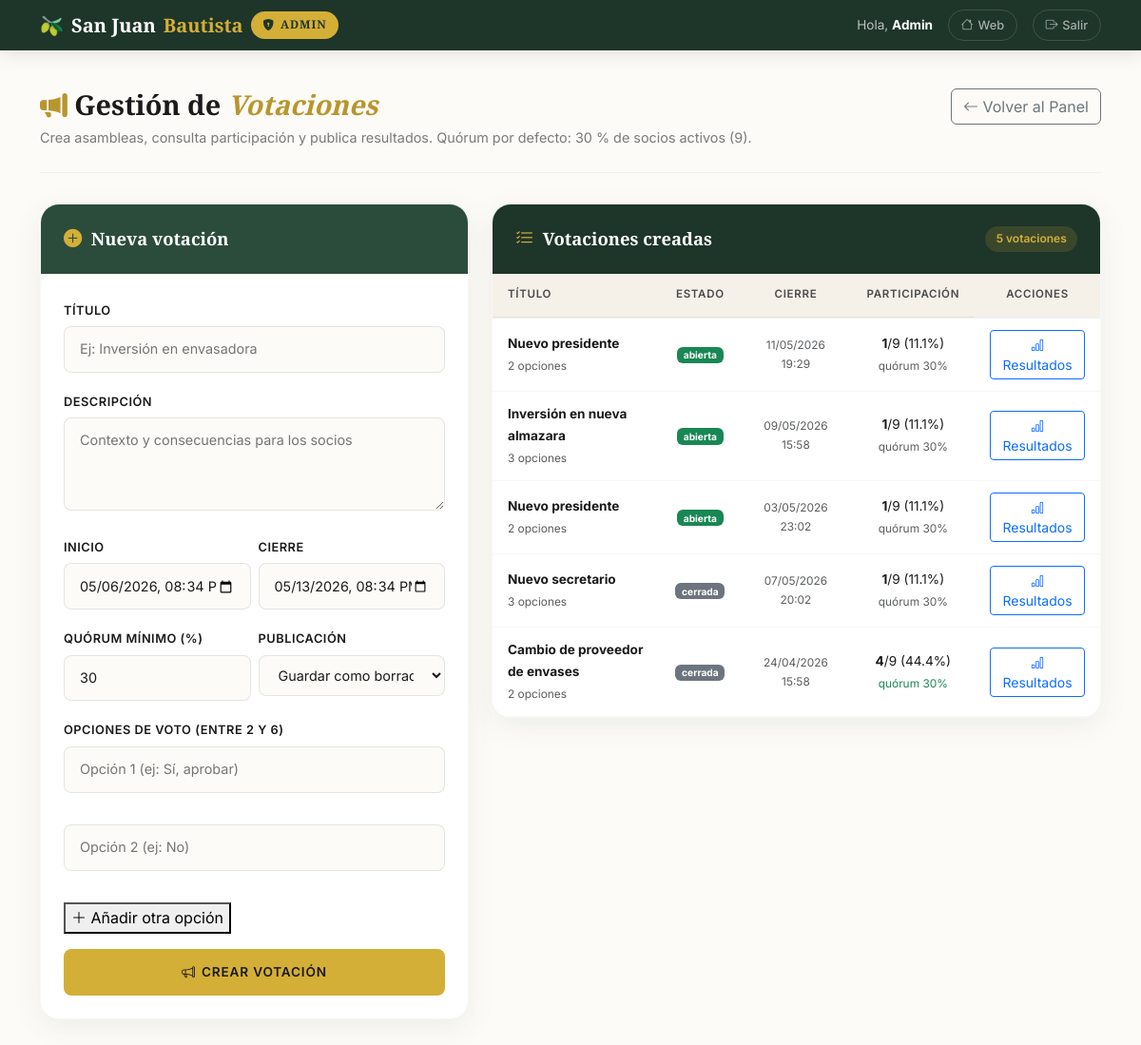
Page /admin/votaciones.php (signed in) on the committed database.
### tables this page shows
CREATE TABLE `votaciones` (
  `id` int(10) unsigned NOT NULL AUTO_INCREMENT,
  `titulo` varchar(150) NOT NULL,
  `descripcion` text DEFAULT NULL,
  `fecha_inicio` datetime NOT NULL,
  `fecha_fin` datetime NOT NULL,
  `estado` enum('borrador','abierta','cerrada') NOT NULL DEFAULT 'borrador' COMMENT 'borrador=admin la prepara · abierta=socios pueden votar · cerrada=resultados visibles',
  `quorum_minimo` tinyint(3) unsigned NOT NULL DEFAULT 30 COMMENT 'Porcentaje de socios necesario para que la decisión sea válida',
  `id_admin_creador` int(10) unsigned NOT NULL,
  `created_at` timestamp NOT NULL DEFAULT current_timestamp(),
  PRIMARY KEY (`id`),
  KEY `fk_votacion_admin` (`id_admin_creador`),
  KEY `idx_votacion_estado` (`estado`),
  KEY `idx_votacion_fechas` (`fecha_inicio`,`fecha_fin`),
  CONSTRAINT `fk_votacion_admin` FOREIGN KEY (`id_admin_creador`) REFERENCES `usuarios` (`id`),
  CONSTRAINT `chk_votacion_fechas` CHECK (`fecha_fin` > `fecha_inicio`)
);

### admin/votaciones.php (the view, shortened to what this page needs)
<?php
$mensaje_error = '';
try {
    $pdo = getConexion();
    $totalSocios = (int) $pdo->query('
        SELECT COUNT(*) FROM usuarios WHERE rol = "socio" AND activo = 1
    ')->fetchColumn();
    $stmtV = $pdo->query('
        SELECT v.id, v.titulo, v.estado, v.fecha_inicio, v.fecha_fin, v.quorum_minimo,
               (SELECT COUNT(*) FROM votos WHERE id_votacion = v.id)            AS votos_emitidos,
               (SELECT COUNT(*) FROM votacion_opciones WHERE id_votacion = v.id) AS num_opciones
        FROM votaciones v
        ORDER BY FIELD(v.estado,"abierta","borrador","cerrada"), v.fecha_fin DESC
    ');
    $votaciones = $stmtV->fetchAll();
} catch (PDOException $e) {
    error_log('Error cargando votaciones admin: ' . $e->getMessage());
    $votaciones  = [];
    $totalSocios = 0;
    $mensaje_error = $mensaje_error ?: 'Error al cargar las votaciones.';
}
$adminCssVer  = @filemtime(__DIR__ . '/../assets/css/admin.css') ?: '1';
$extraHead    = '<link rel="stylesheet" href="../assets/css/admin.css?v=' . $adminCssVer . '">';
require_once '../includes/header.php';
?>
<?php require_once '../includes/admin_navbar.php'; ?>
<main class="container" id="contenido-principal">
    <div class="page-header d-flex justify-content-between align-items-start flex-wrap gap-3">
        <div>
            <h1>
                <i class="bi bi-megaphone-fill" style="color: var(--color-accent-dark);" aria-hidden="true"></i>
                Gestión de <em>Votaciones</em>
            </h1>
            <p>Crea asambleas, consulta participación y publica resultados. Quórum por defecto: 30 % de socios activos (<?= $totalSocios ?>).</p>
        </div>
        <a href="index.php" class="btn btn-outline-secondary">
            <i class="bi bi-arrow-left"></i> Volver al Panel
        </a>
    </div>
    <div class="row g-4">
        <div class="col-lg-5">
            <div class="form-card">
                <div class="form-card-header">
                    <i class="bi bi-plus-circle-fill"></i>
                    <h2>Nueva votación</h2>
                </div>
                <div class="form-card-body">
                    <form method="POST" action="votaciones.php" id="form-nueva-votacion" novalidate>
                        <div class="mb-3">
                            <label class="admin-label" for="vot-titulo">Título</label>
                            <input type="text" class="admin-input" id="vot-titulo" name="titulo"
                                   maxlength="150" placeholder="Ej: Inversión en envasadora" required>
                        </div>
                        <div class="mb-3">
                            <label class="admin-label" for="vot-desc">Descripción</label>
                            <textarea class="admin-textarea" id="vot-desc" name="descripcion"
                                      rows="3" placeholder="Contexto y consecuencias para los socios"></textarea>
                        </div>
                        <div class="row g-2 mb-3">
                            <?php
                            $minAhora = date('Y-m-d\TH:i');
                            ?>
                            <div class="col-6">
                                <label class="admin-label" for="vot-inicio">Inicio</label>
                                <input type="datetime-local" class="admin-input" id="vot-inicio"
                                       name="fecha_inicio" value="<?= $minAhora ?>"
                                       min="<?= $minAhora ?>" required>
                            </div>
                            <div class="col-6">
                                <label class="admin-label" for="vot-fin">Cierre</label>
                                <input type="datetime-local" class="admin-input" id="vot-fin"
                                       name="fecha_fin" value="<?= date('Y-m-d\TH:i', strtotime('+7 days')) ?>"
                                       min="<?= $minAhora ?>" required>
                            </div>
                        </div>
                        <div class="row g-2 mb-3">
                            <div class="col-6">
                                <label class="admin-label" for="vot-quorum">Quórum mínimo (%)</label>
                                <input type="number" class="admin-input" id="vot-quorum"
                                       name="quorum" min="1" max="100" value="30" required>
                            </div>
                            <div class="col-6">
                                <label class="admin-label" for="vot-estado">Publicación</label>
                                <select class="admin-select" id="vot-estado" name="estado">
                                    <option value="borrador">Guardar como borrador</option>
                                </select>
                            </div>
                        </div>
                        <div class="mb-3">
                            <label class="admin-label">Opciones de voto (entre 2 y 6)</label>
                            <div id="opciones-wrapper">
                                <div class="opcion-row">
                                    <input type="text" class="admin-input" name="opciones[]"
                                           placeholder="Opción 1 (ej: Sí, aprobar)" maxlength="120" required>
                                </div>
                                <div class="opcion-row">
                                    <input type="text" class="admin-input" name="opciones[]"
                                           placeholder="Opción 2 (ej: No)" maxlength="120" required>
                                </div>
                            </div>
                            <button type="button" class="btn-anadir-opcion" id="btn-add-opcion">
                                <i class="bi bi-plus-lg"></i> Añadir otra opción
                            </button>
                        </div>
                        <button type="submit" class="btn-registrar">
                            <i class="bi bi-megaphone"></i> Crear votación
                        </button>
                    </form>
                </div>
            </div>
        </div>
        <div class="col-lg-7">
            <div class="table-card">
                <div class="table-card-header">
                    <div class="header-left">
                        <i class="bi bi-list-check"></i>
                        <h2>Votaciones creadas</h2>
                    </div>
                    <span class="badge-count">
                        <?= count($votaciones) ?> votaci<?= count($votaciones) === 1 ? 'ón' : 'ones' ?>
                    </span>
                </div>
                <div class="table-responsive">
                    <?php if (empty($votaciones)): ?>
                        <div class="table-empty">
                            <i class="bi bi-megaphone"></i>
                            <p>Aún no has creado ninguna votación.</p>
                        </div>
                    <?php else: ?>
                        <table class="table table-hover table-admin mb-0">
                            <thead>
                                <tr>
                                    <th>Título</th>
                                    <th class="text-center">Estado</th>
                                    <th class="text-center">Cierre</th>
                                    <th class="text-center">Participación</th>
                                    <th class="text-center">Acciones</th>
                                </tr>
                            </thead>
                            <tbody>
                                <?php foreach ($votaciones as $v):
                                    $pct = $totalSocios > 0
                                        ? round($v['votos_emitidos'] * 100 / $totalSocios, 1)
                                        : 0;
                                    $colorEstado = match ($v['estado']) {
                                        'abierta'  => 'success',
                                        'cerrada'  => 'secondary',
                                        'borrador' => 'warning',
                                        default    => 'secondary',
                                    };
                                ?>
                                    <tr>
                                        <td><strong><?= htmlspecialchars($v['titulo']) ?></strong>
                                            <br><small class="text-muted"><?= (int) $v['num_opciones'] ?> opciones</small>
                                        </td>
                                        <td class="text-center">
                                            <span class="badge bg-<?= $colorEstado ?>"><?= htmlspecialchars($v['estado']) ?></span>
                                        </td>
                                        <td class="text-center text-muted small">
                                            <?= date('d/m/Y H:i', strtotime($v['fecha_fin'])) ?>
                                        </td>
                                        <td class="text-center">
                                            <strong><?= $v['votos_emitidos'] ?></strong>/<?= $totalSocios ?>
                                            (<?= $pct ?>%)
                                            <br>
                                            <small class="<?= $pct >= $v['quorum_minimo'] ? 'text-success' : 'text-muted' ?>">
                                                quórum <?= $v['quorum_minimo'] ?>%
                                            </small>
                                        </td>
                                        <td class="text-center">
                                            <a href="votacion_resultados.php?id=<?= (int) $v['id'] ?>"
                                               class="btn btn-sm btn-outline-primary"
                                               title="Ver resultados detallados">
                                                <i class="bi bi-bar-chart"></i> Resultados
                                            </a>
                                        </td>
                                    </tr>
                                <?php endforeach; ?>
                            </tbody>
                        </table>
                    <?php endif; ?>
                </div>
            </div>
        </div>
    </div>
    <div style="height: 3rem;"></div>
</main>
</body>
</html>

### assets/css/admin.css (style rules this page uses)
:root { --color-bg: #FDFBF7; --color-bg-alt: #F5F0E8; --color-primary: #2C4C3B; --color-primary-dark: #1E3529; --color-accent: #D4AF37; --color-accent-light: #E4C65A; --color-accent-dark: #B8962E; --color-text: #1A1A1A; --color-text-light: #4A4A4A; --color-text-muted: #7A7A7A; --color-white: #FFFFFF; --color-success: #2D8B4E; --color-danger: #C0392B; --font-heading: 'Playfair Display', Georgia, serif; --font-body: 'Inter', -apple-system, BlinkMacSystemFont, sans-serif; --radius-sm: 8px; --radius-md: 12px; --radius-lg: 20px; --shadow-sm: 0 2px 12px rgba(44, 76, 59, 0.06); --shadow-md: 0 8px 30px rgba(44, 76, 59, 0.08); --shadow-lg: 0 16px 50px rgba(44, 76, 59, 0.10); --transition-base: all 0.3s ease; }
body { font-family: var(--font-body); background: var(--color-bg); color: var(--color-text); line-height: 1.7; -webkit-font-smoothing: antialiased; }
.page-header { padding: 2.5rem 0 1.5rem; border-bottom: 1px solid rgba(44, 76, 59, 0.06); margin-bottom: 2rem; }
.page-header h1 { font-family: var(--font-heading); font-size: 1.8rem; font-weight: 700; color: var(--color-text); margin: 0 0 0.3rem; }
.page-header h1 em { color: var(--color-accent-dark); font-style: italic; }
.page-header p { font-size: 0.9rem; color: var(--color-text-muted); margin: 0; }
.form-card { background: var(--color-white); border-radius: var(--radius-lg); box-shadow: var(--shadow-md); border: 1px solid rgba(44, 76, 59, 0.04); overflow: hidden; }
.form-card-header { background: var(--color-primary); padding: 1.25rem 1.5rem; display: flex; align-items: center; gap: 0.6rem; }
.form-card-header i { font-size: 1.2rem; color: var(--color-accent); }
.form-card-header h2 { font-family: var(--font-heading); font-size: 1.15rem; font-weight: 600; color: var(--color-white); margin: 0; }
.form-card-body { padding: 1.5rem; }
.admin-label { font-size: 0.8rem; font-weight: 600; color: var(--color-text); text-transform: uppercase; letter-spacing: 0.04em; margin-bottom: 0.35rem; }
.admin-input, .admin-select, .admin-textarea { width: 100%; padding: 0.7rem 1rem; border: 1.5px solid rgba(44, 76, 59, 0.12); border-radius: var(--radius-sm); font-family: var(--font-body); font-size: 0.9rem; color: var(--color-text); background: var(--color-bg); transition: var(--transition-base); outline: none; }
.admin-textarea { resize: vertical; min-height: 70px; }
.btn-registrar { display: inline-flex; align-items: center; justify-content: center; gap: 0.4rem; width: 100%; padding: 0.8rem 1.5rem; background: var(--color-accent); color: var(--color-text); border: none; border-radius: var(--radius-sm); font-family: var(--font-body); font-size: 0.85rem; font-weight: 600; text-transform: uppercase; letter-spacing: 0.06em; cursor: pointer; transition: var(--transition-base); }
.table-card { background: var(--color-white); border-radius: var(--radius-lg); box-shadow: var(--shadow-md); border: 1px solid rgba(44, 76, 59, 0.04); overflow: hidden; }
.table-card-header { background: var(--color-primary-dark); padding: 1.25rem 1.5rem; display: flex; align-items: center; justify-content: space-between; }
.table-card-header .header-left { display: flex; align-items: center; gap: 0.6rem; }
.table-card-header i { font-size: 1.2rem; color: var(--color-accent); }
.table-card-header h2 { font-family: var(--font-heading); font-size: 1.15rem; font-weight: 600; color: var(--color-white); margin: 0; }
.table-card-header .badge-count { background: rgba(212, 175, 55, 0.15); color: var(--color-accent); font-size: 0.75rem; font-weight: 600; padding: 0.2rem 0.7rem; border-radius: 50px; }
.table-admin { margin: 0; font-size: 0.85rem; width: 100%; }
.table-admin thead th { background: var(--color-bg-alt); color: var(--color-text-light); font-weight: 600; font-size: 0.72rem; text-transform: uppercase; letter-spacing: 0.06em; padding: 0.8rem 1rem; border-bottom: 2px solid rgba(44, 76, 59, 0.08); white-space: nowrap; }
.table-admin tbody td { padding: 0.75rem 1rem; vertical-align: middle; border-bottom: 1px solid rgba(44, 76, 59, 0.04); color: var(--color-text); }
.table-admin thead th:last-child, .table-admin tbody td:last-child, .table-admin tfoot td:last-child { position: sticky; right: 0; z-index: 2; box-shadow: -6px 0 10px -6px rgba(0, 0, 0, .12); min-width: 72px; }
.table-admin thead th:last-child { background: var(--color-bg-alt); }
.table-admin tbody td:last-child, .table-admin tfoot td:last-child { background: var(--color-white); }

### rows in the picture
votaciones: titulo "Nuevo presidente", num_opciones "2", estado "abierta", fecha_fin "11/05/2026 19:29", votos_emitidos "1", totalSocios "9", pct "11.1", quorum_minimo "30"
votaciones: titulo "Inversión en nueva almazara", num_opciones "3", estado "abierta", fecha_fin "09/05/2026 15:58", votos_emitidos "1", totalSocios "9", pct "11.1", quorum_minimo "30"
votaciones: titulo "Nuevo presidente", num_opciones "2", estado "abierta", fecha_fin "03/05/2026 23:02", votos_emitidos "1", totalSocios "9", pct "11.1", quorum_minimo "30"
votaciones: titulo "Nuevo secretario", num_opciones "3", estado "cerrada", fecha_fin "07/05/2026 20:02", votos_emitidos "1", totalSocios "9", pct "11.1", quorum_minimo "30"
votaciones: titulo "Cambio de proveedor de envases", num_opciones "2", estado "cerrada", fecha_fin "24/04/2026 15:58", votos_emitidos "4", totalSocios "9", pct "44.4", quorum_minimo "30"

### other values in the picture
$_SESSION['nombre'] "Admin"
$totalSocios "9"
count($votaciones) "5"
